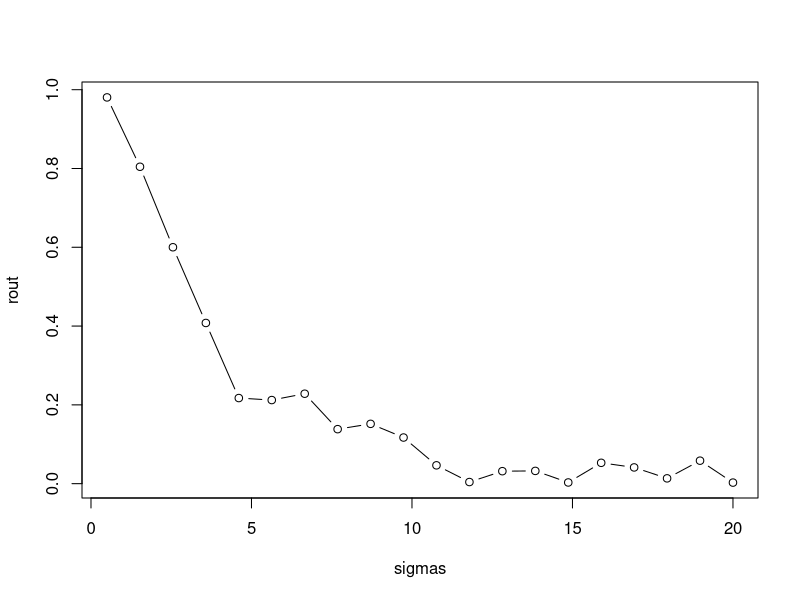

Write the R code that produced this figure.
## ---- chunk 1
r2.0 <- function(sig){
  # our predictor
  x <- seq(1,10,length.out = 100)   
  # our response; a function of x plus some random noise
  y <- 2 + 1.2*x + rnorm(100,0,sd = sig) 
  # print the R-squared value
  summary(lm(y ~ x))$r.squared          
}
sigmas <- seq(0.5,20,length.out = 20)
 # apply our function to a series of sigma values
rout <- sapply(sigmas, r2.0)            
plot(rout ~ sigmas, type="b")
